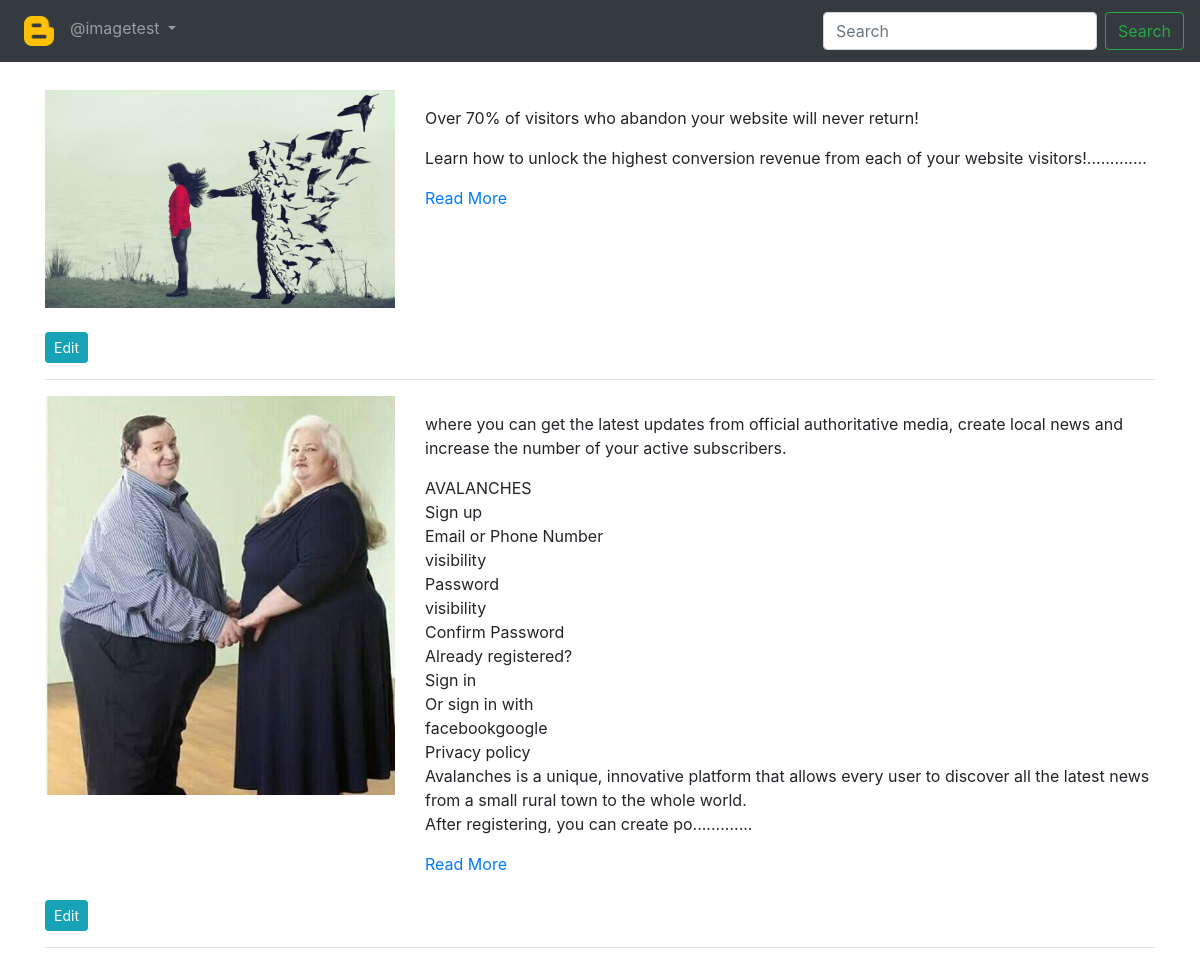
Screenshot of /blog/my_blogs/ (signed in) with the database file from the repository.
### App_blog/models.py (models this page shows, shortened)
class Blog(models.Model):
    author = models.ForeignKey(User, on_delete = models.CASCADE, related_name = 'post_author')
    blog_title = models.CharField(max_length = 264, verbose_name = "Put a Title")
    slug = models.SlugField(max_length = 264, unique=True)
    blog_content = models.TextField(verbose_name="What is on your mind??")
    blog_image = models.ImageField(upload_to='blog_images', verbose_name="Image")
    publish_date = models.DateTimeField(auto_now_add=True)
    update_date = models.DateTimeField(auto_now=True)
    class Meta:
        ordering = ['-publish_date',]

### App_blog/views.py (the view)
# urls.py: path('my_blogs/', views.MyBlogs.as_view(), name='my_blogs'),
class MyBlogs(LoginRequiredMixin, TemplateView):
    template_name = 'App_blog/my_blog.html'

### App_blog/templatetags/custom_filter.py (called while the page is built)
def range_filter(value):
    return value[0:500] + "............."

### templates/App_blog/my_blog.html (shortened to what this page needs)
{% extends 'base.html' %}
{% load custom_filter %}
{% block body_block %}
{% for blog in user.post_author.all %}
<div class="row">
  <div class="col-sm-4">
    <img src="/media/{{blog.blog_image}}" width="100%"alt="">
  </div>
  <div class="col-sm-8">
    <p>{{blog.blog_content|range_filter|linebreaks}}</p>
    <a href="{% url 'App_blog:blog_details' slug=blog.slug %}">Read More </a>
  </div>
</div>
<br>
<a href="{% url 'App_blog:edit_blog' pk=blog.pk %}" class="btn btn-info btn-sm"> Edit </a>
<hr>
{% endfor %}
{% endblock %}

### templates/base.html (shortened to what this page needs)
<!DOCTYPE html>
<html lang="en" dir="ltr">
  <head>
    <link rel="stylesheet" href="https://cdn.jsdelivr.net/npm/bootstrap@4.5.3/dist/css/bootstrap.min.css">
<link rel="stylesheet" href="https://maxcdn.bootstrapcdn.com/font-awesome/4.7.0/css/font-awesome.min.css">
  </head>
  <body>
    <nav class="navbar navbar-expand-lg navbar-dark bg-dark">
  <div class="collapse navbar-collapse" id="navbarTogglerDemo01">
    <ul class="navbar-nav mr-auto mt-2 mt-lg-0">
      <li class="nav-item active">
        <a class="nav-link" href="{% url 'index' %}"><img src="/media/blogger.png" alt="Blog Icon" width="30px"><span class="sr-only">(current)</span></a>
      </li>
      {% if user.is_authenticated %}
      <div class="nav-item dropdown">
        <a class="nav-link dropdown-toggle" href="#" id="navbarDropdown" data-toggle="dropdown" >
          @{{user.username}}
        </a>
      </div>
      {% endif %}
    </ul>
    <form class="form-inline my-2 my-lg-0">
      <input class="form-control mr-sm-2" type="search" placeholder="Search" aria-label="Search">
      <button class="btn btn-outline-success my-2 my-sm-0" type="submit">Search</button>
    </form>
  </div>
</nav>
<div class="container" style="padding-top:20px">
  {% block body_block %}
  {% endblock %}
</div>
  </body>
</html>

### rows the page displays
Blog: blog_image (picture), blog_content|range_filter "Over 70% of visitors who abandon your website will never return! Learn how to unlock the highest conversion revenue from each of your website visitors!............."
Blog: blog_image (picture), blog_content|range_filter "where you can get the latest updates from official authoritative media, create local news and increase the number of your active subscribers. AVALANCHES Sign up Email or Phone Number visibility Password visibility Confirm Password Already registered? Sign in Or sign in with facebookgoogle Privacy policy Avalanches is a unique, innovative platform that allows every user to discover all the latest news from a small rural town to the whole world. After registering, you can create po............."

### other values shown
{{ user.username }} "imagetest"
